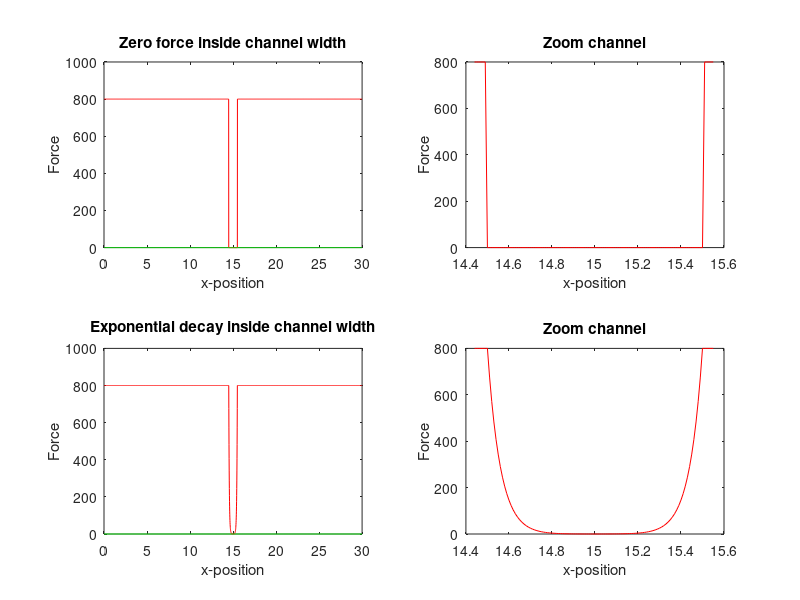

Write the MATLAB code that produced this figure.
%% Simulation for force channel
clear all; close all; clc;

%% zero at target (vertical channel)
x = 0:0.01:30;
y = 0:0.01:30;
tx = 15;
ty = y;
Fo = 800;  % Max force
w = 0.5;   % Channel width = 2*w
kx = Fo./abs(x-tx);
itx = round(tx*length(x)/(x(end)-x(1))); 
iw1 = round((tx-w)*length(x)/(x(end)-x(1)));
iw2 = round((tx+w)*length(x)/(x(end)-x(1)));
kx(iw1+1:iw2) = 0;
ky = 0;
fx = kx.*abs(x-tx);
fy = ky.*abs(y-ty);
subplot(2,2,1)
plot(x,fx, 'r');
hold on
plot(y,fy, 'g');
title('Zero force inside channel width')
xlabel('x-position')
ylabel('Force')
subplot(2,2,2)
plot(x(iw1-5:iw2+5),fx(iw1-5:iw2+5), 'r');
title('Zoom channel')
xlabel('x-position')
ylabel('Force')
% axis([0 30 0 160])

%% exp decay at target (vertical target)
x = 0:0.01:30;
y = 0:0.01:30;
tx = 15;
ty = y;
Fo = 800;  % Max force
w = 0.5;   % Channel width = 2*w
kx = Fo./abs(x-tx);
itx = round(tx*length(x)/(x(end)-x(1))); 
iw1 = round((tx-w)*length(x)/(x(end)-x(1)));
iw2 = round((tx+w)*length(x)/(x(end)-x(1)));
tempx = tx-w;
for ix = iw1+1:iw2
    kx(ix) = exp(abs(tempx-tx)*log(Fo/w)/w);
    tempx = tempx+0.01;
end
ky = 0;
fx = kx.*abs(x-tx);
fy = ky.*abs(y-ty);
subplot(2,2,3)
plot(x,fx, 'r');
hold on
plot(y,fy, 'g');
title('Exponential decay inside channel width')
xlabel('x-position')
ylabel('Force')
subplot(2,2,4)
plot(x(iw1-5:iw2+5),fx(iw1-5:iw2+5), 'r');
title('Zoom channel')
xlabel('x-position')
ylabel('Force')
